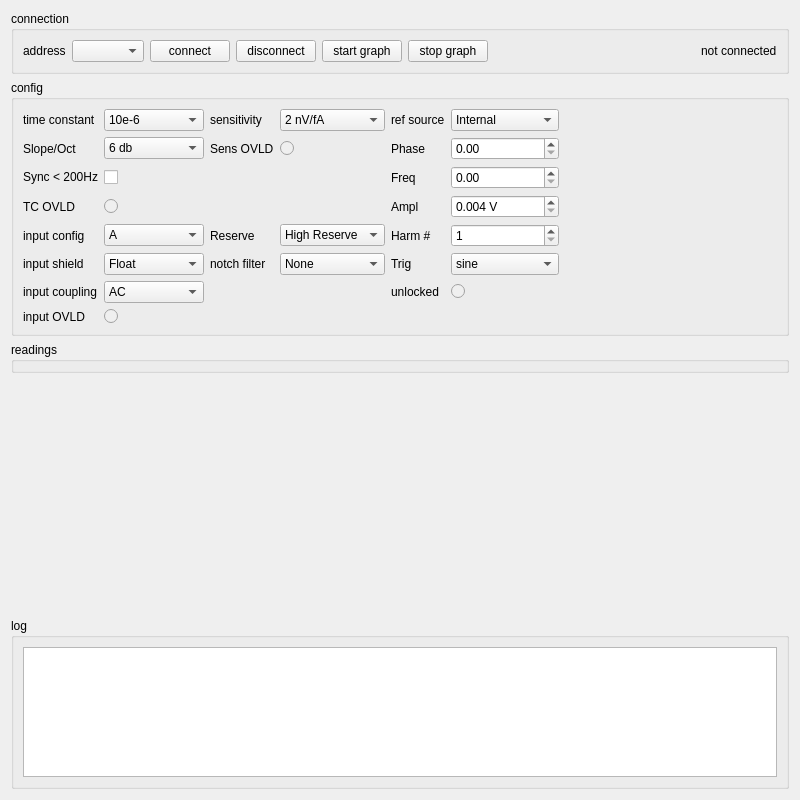
<?xml version="1.0" encoding="UTF-8"?>
<ui version="4.0">
 <class>Form</class>
 <widget class="QWidget" name="Form">
  <property name="geometry">
   <rect>
    <x>0</x>
    <y>0</y>
    <width>800</width>
    <height>800</height>
   </rect>
  </property>
  <property name="windowTitle">
   <string>Form</string>
  </property>
  <layout class="QVBoxLayout" name="verticalLayout">
   <item>
    <widget class="QGroupBox" name="groupBox">
     <property name="title">
      <string>connection</string>
     </property>
     <layout class="QHBoxLayout" name="horizontalLayout">
      <item>
       <widget class="QLabel" name="label_4">
        <property name="text">
         <string>address</string>
        </property>
       </widget>
      </item>
      <item>
       <widget class="QComboBox" name="address_cb"/>
      </item>
      <item>
       <widget class="QPushButton" name="connect_pushButton">
        <property name="text">
         <string>connect</string>
        </property>
       </widget>
      </item>
      <item>
       <widget class="QPushButton" name="disconnect_pushButton">
        <property name="text">
         <string>disconnect</string>
        </property>
       </widget>
      </item>
      <item>
       <widget class="QPushButton" name="resume_graph_button">
        <property name="text">
         <string>start graph</string>
        </property>
       </widget>
      </item>
      <item>
       <widget class="QPushButton" name="pause_graph_button">
        <property name="text">
         <string>stop graph</string>
        </property>
       </widget>
      </item>
      <item>
       <spacer name="horizontalSpacer">
        <property name="orientation">
         <enum>Qt::Horizontal</enum>
        </property>
        <property name="sizeHint" stdset="0">
         <size>
          <width>40</width>
          <height>20</height>
         </size>
        </property>
       </spacer>
      </item>
      <item>
       <widget class="QLabel" name="status_label">
        <property name="text">
         <string>not connected</string>
        </property>
       </widget>
      </item>
     </layout>
    </widget>
   </item>
   <item>
    <widget class="QGroupBox" name="groupBox_2">
     <property name="title">
      <string>config</string>
     </property>
     <layout class="QHBoxLayout" name="horizontalLayout_2">
      <item>
       <layout class="QGridLayout" name="gridLayout">
        <item row="3" column="5">
         <widget class="QDoubleSpinBox" name="ampl_doubleSpinBox">
          <property name="suffix">
           <string> V</string>
          </property>
          <property name="decimals">
           <number>3</number>
          </property>
          <property name="minimum">
           <double>0.004000000000000</double>
          </property>
          <property name="maximum">
           <double>5.000000000000000</double>
          </property>
          <property name="singleStep">
           <double>0.010000000000000</double>
          </property>
         </widget>
        </item>
        <item row="1" column="5">
         <widget class="QDoubleSpinBox" name="phase_doubleSpinBox"/>
        </item>
        <item row="5" column="1">
         <widget class="QComboBox" name="input_shield_comboBox">
          <property name="layoutDirection">
           <enum>Qt::LeftToRight</enum>
          </property>
          <item>
           <property name="text">
            <string>Float</string>
           </property>
          </item>
          <item>
           <property name="text">
            <string>Ground</string>
           </property>
          </item>
         </widget>
        </item>
        <item row="4" column="4">
         <widget class="QLabel" name="label_3">
          <property name="text">
           <string>Harm #</string>
          </property>
         </widget>
        </item>
        <item row="2" column="5">
         <widget class="QDoubleSpinBox" name="freq_doubleSpinBox">
          <property name="maximum">
           <double>9999999999.000000000000000</double>
          </property>
         </widget>
        </item>
        <item row="5" column="0">
         <widget class="QLabel" name="label_8">
          <property name="text">
           <string>input shield</string>
          </property>
         </widget>
        </item>
        <item row="3" column="0">
         <widget class="QLabel" name="label_24">
          <property name="text">
           <string>TC OVLD</string>
          </property>
         </widget>
        </item>
        <item row="2" column="4">
         <widget class="QLabel" name="label_27">
          <property name="text">
           <string>Freq</string>
          </property>
         </widget>
        </item>
        <item row="4" column="5">
         <widget class="QSpinBox" name="harmonics_spinBox">
          <property name="minimum">
           <number>1</number>
          </property>
          <property name="maximum">
           <number>2</number>
          </property>
         </widget>
        </item>
        <item row="2" column="1">
         <widget class="QCheckBox" name="sync_200hz_checkBox">
          <property name="text">
           <string/>
          </property>
         </widget>
        </item>
        <item row="0" column="1">
         <widget class="QComboBox" name="time_constant_comboBox">
          <property name="layoutDirection">
           <enum>Qt::LeftToRight</enum>
          </property>
          <property name="maxVisibleItems">
           <number>30</number>
          </property>
          <item>
           <property name="text">
            <string>10e-6</string>
           </property>
          </item>
          <item>
           <property name="text">
            <string>30e-6</string>
           </property>
          </item>
          <item>
           <property name="text">
            <string>100e-6</string>
           </property>
          </item>
          <item>
           <property name="text">
            <string>300e-6</string>
           </property>
          </item>
          <item>
           <property name="text">
            <string>1e-3</string>
           </property>
          </item>
          <item>
           <property name="text">
            <string>3e-3</string>
           </property>
          </item>
          <item>
           <property name="text">
            <string>10e-3</string>
           </property>
          </item>
          <item>
           <property name="text">
            <string>30e-3</string>
           </property>
          </item>
          <item>
           <property name="text">
            <string>100e-3</string>
           </property>
          </item>
          <item>
           <property name="text">
            <string>300e-3</string>
           </property>
          </item>
          <item>
           <property name="text">
            <string>1</string>
           </property>
          </item>
          <item>
           <property name="text">
            <string>3</string>
           </property>
          </item>
          <item>
           <property name="text">
            <string>10</string>
           </property>
          </item>
          <item>
           <property name="text">
            <string>30</string>
           </property>
          </item>
         </widget>
        </item>
        <item row="0" column="4">
         <widget class="QLabel" name="label_11">
          <property name="text">
           <string>ref source</string>
          </property>
         </widget>
        </item>
        <item row="3" column="4">
         <widget class="QLabel" name="label_6">
          <property name="text">
           <string>Ampl</string>
          </property>
         </widget>
        </item>
        <item row="1" column="1">
         <widget class="QComboBox" name="filter_slope_comboBox">
          <property name="layoutDirection">
           <enum>Qt::LeftToRight</enum>
          </property>
          <property name="maxVisibleItems">
           <number>30</number>
          </property>
          <item>
           <property name="text">
            <string>6 db</string>
           </property>
          </item>
          <item>
           <property name="text">
            <string>12 db</string>
           </property>
          </item>
          <item>
           <property name="text">
            <string>18 db</string>
           </property>
          </item>
          <item>
           <property name="text">
            <string>24 db</string>
           </property>
          </item>
         </widget>
        </item>
        <item row="2" column="0">
         <widget class="QLabel" name="label_23">
          <property name="text">
           <string>Sync &lt; 200Hz</string>
          </property>
         </widget>
        </item>
        <item row="4" column="1">
         <widget class="QComboBox" name="input_config_comboBox">
          <property name="layoutDirection">
           <enum>Qt::LeftToRight</enum>
          </property>
          <item>
           <property name="text">
            <string>A</string>
           </property>
          </item>
          <item>
           <property name="text">
            <string>A-B</string>
           </property>
          </item>
          <item>
           <property name="text">
            <string>I (1MOhm)</string>
           </property>
          </item>
          <item>
           <property name="text">
            <string>I (100MOhm)</string>
           </property>
          </item>
         </widget>
        </item>
        <item row="4" column="0">
         <widget class="QLabel" name="label_7">
          <property name="text">
           <string>input config</string>
          </property>
         </widget>
        </item>
        <item row="6" column="1">
         <widget class="QComboBox" name="input_coupling_comboBox">
          <property name="layoutDirection">
           <enum>Qt::LeftToRight</enum>
          </property>
          <item>
           <property name="text">
            <string>AC</string>
           </property>
          </item>
          <item>
           <property name="text">
            <string>DC</string>
           </property>
          </item>
         </widget>
        </item>
        <item row="0" column="2">
         <widget class="QLabel" name="label">
          <property name="text">
           <string>sensitivity</string>
          </property>
         </widget>
        </item>
        <item row="0" column="0">
         <widget class="QLabel" name="label_2">
          <property name="text">
           <string>time constant</string>
          </property>
         </widget>
        </item>
        <item row="6" column="0">
         <widget class="QLabel" name="label_10">
          <property name="text">
           <string>input coupling</string>
          </property>
         </widget>
        </item>
        <item row="1" column="0">
         <widget class="QLabel" name="label_14">
          <property name="text">
           <string>Slope/Oct</string>
          </property>
         </widget>
        </item>
        <item row="1" column="2">
         <widget class="QLabel" name="label_25">
          <property name="text">
           <string>Sens OVLD</string>
          </property>
         </widget>
        </item>
        <item row="5" column="4">
         <widget class="QLabel" name="label_28">
          <property name="text">
           <string>Trig</string>
          </property>
         </widget>
        </item>
        <item row="1" column="4">
         <widget class="QLabel" name="label_13">
          <property name="text">
           <string>Phase</string>
          </property>
         </widget>
        </item>
        <item row="0" column="5">
         <widget class="QComboBox" name="ref_comboBox">
          <property name="layoutDirection">
           <enum>Qt::LeftToRight</enum>
          </property>
          <item>
           <property name="text">
            <string>Internal</string>
           </property>
          </item>
          <item>
           <property name="text">
            <string>External</string>
           </property>
          </item>
         </widget>
        </item>
        <item row="0" column="3">
         <widget class="QComboBox" name="sensitivity_comboBox">
          <property name="layoutDirection">
           <enum>Qt::LeftToRight</enum>
          </property>
          <property name="maxVisibleItems">
           <number>30</number>
          </property>
          <item>
           <property name="text">
            <string>2 nV/fA</string>
           </property>
          </item>
          <item>
           <property name="text">
            <string>5 nV/fA</string>
           </property>
          </item>
          <item>
           <property name="text">
            <string>10 nV/fA</string>
           </property>
          </item>
          <item>
           <property name="text">
            <string>20 nV/fA</string>
           </property>
          </item>
          <item>
           <property name="text">
            <string>50 nV/fA</string>
           </property>
          </item>
          <item>
           <property name="text">
            <string>100 nV/fA</string>
           </property>
          </item>
          <item>
           <property name="text">
            <string>200 nV/fA</string>
           </property>
          </item>
          <item>
           <property name="text">
            <string>500 nV/fA</string>
           </property>
          </item>
          <item>
           <property name="text">
            <string>1 uV/pA</string>
           </property>
          </item>
          <item>
           <property name="text">
            <string>2 uV/pA</string>
           </property>
          </item>
          <item>
           <property name="text">
            <string>5 uV/pA</string>
           </property>
          </item>
          <item>
           <property name="text">
            <string>10 uV/pA</string>
           </property>
          </item>
          <item>
           <property name="text">
            <string>20 uV/pA</string>
           </property>
          </item>
          <item>
           <property name="text">
            <string>50 uV/pA</string>
           </property>
          </item>
          <item>
           <property name="text">
            <string>100 uV/pA</string>
           </property>
          </item>
          <item>
           <property name="text">
            <string>200 uV/pA</string>
           </property>
          </item>
          <item>
           <property name="text">
            <string>500 uV/pA</string>
           </property>
          </item>
          <item>
           <property name="text">
            <string>1 mV/nA</string>
           </property>
          </item>
          <item>
           <property name="text">
            <string>2 mV/nA</string>
           </property>
          </item>
          <item>
           <property name="text">
            <string>5 mV/nA</string>
           </property>
          </item>
          <item>
           <property name="text">
            <string>10 mV/nA</string>
           </property>
          </item>
          <item>
           <property name="text">
            <string>20 mV/nA</string>
           </property>
          </item>
          <item>
           <property name="text">
            <string>50 mV/nA</string>
           </property>
          </item>
          <item>
           <property name="text">
            <string>100 mV/nA</string>
           </property>
          </item>
          <item>
           <property name="text">
            <string>200 mV/nA</string>
           </property>
          </item>
          <item>
           <property name="text">
            <string>500 mV/nA</string>
           </property>
          </item>
          <item>
           <property name="text">
            <string>1 V/uA</string>
           </property>
          </item>
         </widget>
        </item>
        <item row="7" column="0">
         <widget class="QLabel" name="label_26">
          <property name="text">
           <string>input OVLD</string>
          </property>
         </widget>
        </item>
        <item row="5" column="5">
         <widget class="QComboBox" name="trig_comboBox">
          <property name="layoutDirection">
           <enum>Qt::LeftToRight</enum>
          </property>
          <item>
           <property name="text">
            <string>sine</string>
           </property>
          </item>
          <item>
           <property name="text">
            <string>positive edge</string>
           </property>
          </item>
          <item>
           <property name="text">
            <string>negative edge</string>
           </property>
          </item>
         </widget>
        </item>
        <item row="3" column="1">
         <widget class="QRadioButton" name="tc_ovld_radioButton">
          <property name="enabled">
           <bool>false</bool>
          </property>
          <property name="text">
           <string/>
          </property>
          <property name="checkable">
           <bool>true</bool>
          </property>
          <property name="checked">
           <bool>false</bool>
          </property>
          <property name="autoExclusive">
           <bool>false</bool>
          </property>
         </widget>
        </item>
        <item row="7" column="1">
         <widget class="QRadioButton" name="input_ovld_radioButton">
          <property name="enabled">
           <bool>false</bool>
          </property>
          <property name="text">
           <string/>
          </property>
          <property name="checkable">
           <bool>true</bool>
          </property>
          <property name="autoExclusive">
           <bool>false</bool>
          </property>
         </widget>
        </item>
        <item row="1" column="3">
         <widget class="QRadioButton" name="sens_ovld_radioButton">
          <property name="enabled">
           <bool>false</bool>
          </property>
          <property name="text">
           <string/>
          </property>
          <property name="checkable">
           <bool>true</bool>
          </property>
          <property name="autoExclusive">
           <bool>false</bool>
          </property>
         </widget>
        </item>
        <item row="4" column="2">
         <widget class="QLabel" name="label_12">
          <property name="text">
           <string>Reserve</string>
          </property>
         </widget>
        </item>
        <item row="4" column="3">
         <widget class="QComboBox" name="reserve_comboBox">
          <property name="layoutDirection">
           <enum>Qt::LeftToRight</enum>
          </property>
          <item>
           <property name="text">
            <string>High Reserve</string>
           </property>
          </item>
          <item>
           <property name="text">
            <string>Normal</string>
           </property>
          </item>
          <item>
           <property name="text">
            <string>Low Noise</string>
           </property>
          </item>
         </widget>
        </item>
        <item row="5" column="2">
         <widget class="QLabel" name="label_9">
          <property name="text">
           <string>notch filter</string>
          </property>
         </widget>
        </item>
        <item row="5" column="3">
         <widget class="QComboBox" name="notch_filter_comboBox">
          <property name="layoutDirection">
           <enum>Qt::LeftToRight</enum>
          </property>
          <item>
           <property name="text">
            <string>None</string>
           </property>
          </item>
          <item>
           <property name="text">
            <string>Line</string>
           </property>
          </item>
          <item>
           <property name="text">
            <string>2 x Line</string>
           </property>
          </item>
          <item>
           <property name="text">
            <string>Both</string>
           </property>
          </item>
         </widget>
        </item>
        <item row="6" column="4">
         <widget class="QLabel" name="label_29">
          <property name="text">
           <string>unlocked</string>
          </property>
         </widget>
        </item>
        <item row="6" column="5">
         <widget class="QRadioButton" name="unlocked_radioButton">
          <property name="enabled">
           <bool>false</bool>
          </property>
          <property name="text">
           <string/>
          </property>
          <property name="checkable">
           <bool>true</bool>
          </property>
          <property name="autoExclusive">
           <bool>false</bool>
          </property>
         </widget>
        </item>
       </layout>
      </item>
      <item>
       <spacer name="horizontalSpacer_2">
        <property name="orientation">
         <enum>Qt::Horizontal</enum>
        </property>
        <property name="sizeHint" stdset="0">
         <size>
          <width>40</width>
          <height>20</height>
         </size>
        </property>
       </spacer>
      </item>
     </layout>
    </widget>
   </item>
   <item>
    <widget class="QGroupBox" name="groupBox_3">
     <property name="title">
      <string>readings</string>
     </property>
     <layout class="QGridLayout" name="gridLayout_2">
      <property name="leftMargin">
       <number>0</number>
      </property>
      <property name="topMargin">
       <number>0</number>
      </property>
      <property name="rightMargin">
       <number>0</number>
      </property>
      <property name="bottomMargin">
       <number>0</number>
      </property>
      <property name="spacing">
       <number>1</number>
      </property>
      <item row="0" column="0">
       <layout class="QVBoxLayout" name="graph_xyrt">
        <property name="spacing">
         <number>0</number>
        </property>
        <property name="sizeConstraint">
         <enum>QLayout::SetDefaultConstraint</enum>
        </property>
       </layout>
      </item>
     </layout>
    </widget>
   </item>
   <item>
    <spacer name="verticalSpacer">
     <property name="orientation">
      <enum>Qt::Vertical</enum>
     </property>
     <property name="sizeHint" stdset="0">
      <size>
       <width>20</width>
       <height>0</height>
      </size>
     </property>
    </spacer>
   </item>
   <item>
    <widget class="QGroupBox" name="log_groupBox">
     <property name="title">
      <string>log</string>
     </property>
     <layout class="QVBoxLayout" name="verticalLayout_log">
      <item>
       <widget class="QPlainTextEdit" name="log_textEdit">
        <property name="sizePolicy">
         <sizepolicy hsizetype="Expanding" vsizetype="Fixed">
          <horstretch>0</horstretch>
          <verstretch>0</verstretch>
         </sizepolicy>
        </property>
        <property name="maximumSize">
         <size>
          <width>16777215</width>
          <height>130</height>
         </size>
        </property>
       </widget>
      </item>
     </layout>
    </widget>
   </item>
  </layout>
 </widget>
 <resources/>
 <connections/>
</ui>
